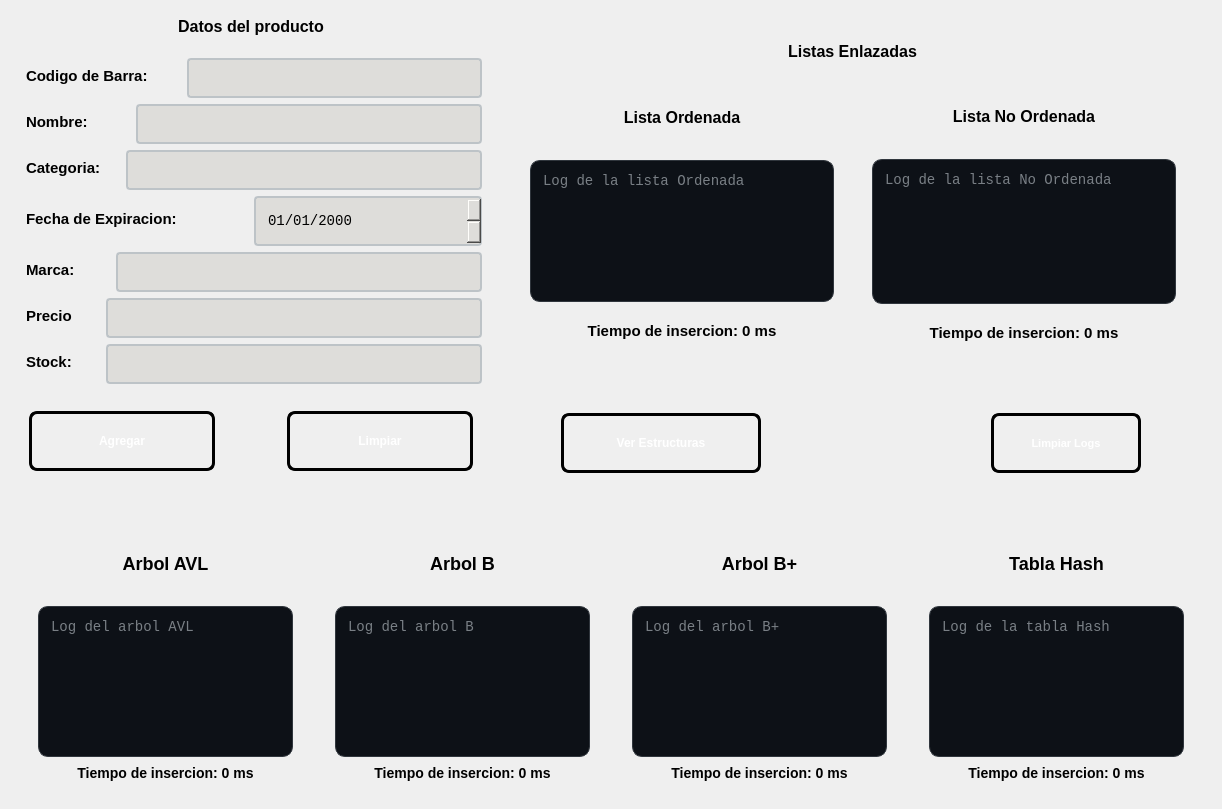
<?xml version="1.0" encoding="UTF-8"?>
<ui version="4.0">
 <class>PantallaAgregar</class>
 <widget class="QWidget" name="PantallaAgregar">
  <property name="geometry">
   <rect>
    <x>0</x>
    <y>0</y>
    <width>1222</width>
    <height>809</height>
   </rect>
  </property>
  <property name="windowTitle">
   <string>Form</string>
  </property>
  <layout class="QVBoxLayout" name="verticalLayout_2">
   <item>
    <layout class="QHBoxLayout" name="horizontalLayout">
     <property name="spacing">
      <number>3</number>
     </property>
     <item>
      <layout class="QVBoxLayout" name="verticalLayout">
       <item>
        <widget class="QLabel" name="labelEntrada">
         <property name="minimumSize">
          <size>
           <width>480</width>
           <height>35</height>
          </size>
         </property>
         <property name="maximumSize">
          <size>
           <width>450</width>
           <height>35</height>
          </size>
         </property>
         <property name="styleSheet">
          <string notr="true">QLabel#labelEntrada {        
 
    color: qlineargradient(x1:0, y1:0, x2:1, y2:1, 
	stop:0 rgb(0, 0, 0), 
	stop:1 rgb(77, 5, 57));

  	 font-size: 16px;
    font-weight: bold;
    font-family: &quot;Segoe UI&quot;, Arial;
    
    background: transparent;
    padding: 2px;
    margin-bottom: 5px;
}

</string>
         </property>
         <property name="text">
          <string>Datos del producto</string>
         </property>
         <property name="alignment">
          <set>Qt::AlignmentFlag::AlignCenter</set>
         </property>
        </widget>
       </item>
       <item>
        <widget class="QWidget" name="widget_16" native="true">
         <property name="minimumSize">
          <size>
           <width>480</width>
           <height>300</height>
          </size>
         </property>
         <property name="maximumSize">
          <size>
           <width>450</width>
           <height>16777215</height>
          </size>
         </property>
         <layout class="QVBoxLayout" name="verticalLayout_3">
          <item>
           <layout class="QHBoxLayout" name="horizontalLayout_3">
            <item>
             <widget class="QLabel" name="labelBarra">
              <property name="minimumSize">
               <size>
                <width>161</width>
                <height>40</height>
               </size>
              </property>
              <property name="styleSheet">
               <string notr="true">QLabel#labelBarra {        
 
    color: qlineargradient(x1:0, y1:0, x2:1, y2:1, 
	stop:0 rgb(0, 0, 0), 
	stop:1 rgb(8, 2, 48));

  	 font-size: 15px;
    font-weight: bold;
    font-family: &quot;Segoe UI&quot;, Arial;
    
    background: transparent;
    padding: 2px;
    margin-bottom: 5px;
}

</string>
              </property>
              <property name="text">
               <string>Codigo de Barra:</string>
              </property>
              <property name="alignment">
               <set>Qt::AlignmentFlag::AlignLeading|Qt::AlignmentFlag::AlignLeft|Qt::AlignmentFlag::AlignVCenter</set>
              </property>
             </widget>
            </item>
            <item>
             <widget class="QLineEdit" name="textBarra">
              <property name="minimumSize">
               <size>
                <width>150</width>
                <height>40</height>
               </size>
              </property>
              <property name="styleSheet">
               <string notr="true">QLineEdit#textBarra {
    border: 2px solid #bdc3c7;
    border-radius: 4px;
    padding: 5px 10px;
    background-color: rgb(222, 221, 218);
	font-size: 15px;
    color: black;
    selection-background-color: #3498db;
}

QLineEdit#textBarra:focus {
    border: 2px solid #3498db;
    background-color: #ffffff;
}

QLineEdit#textBarra:disabled {
    background-color: rgba(0, 0, 0, 50);
    color: rgba(255, 255, 255, 60);      
    border: 1px dashed rgba(255, 255, 255, 30); 
}</string>
              </property>
             </widget>
            </item>
           </layout>
          </item>
          <item>
           <layout class="QHBoxLayout" name="horizontalLayout_4">
            <item>
             <widget class="QLabel" name="labelNombre">
              <property name="minimumSize">
               <size>
                <width>110</width>
                <height>40</height>
               </size>
              </property>
              <property name="styleSheet">
               <string notr="true">QLabel#labelNombre {        
 
    color: qlineargradient(x1:0, y1:0, x2:1, y2:1, 
	stop:0 rgb(0, 0, 0), 
	stop:1 rgb(8, 2, 48));

  	 font-size: 15px;
    font-weight: bold;
    font-family: &quot;Segoe UI&quot;, Arial;
    
    background: transparent;
    padding: 2px;
    margin-bottom: 5px;
}

</string>
              </property>
              <property name="text">
               <string>Nombre:</string>
              </property>
              <property name="alignment">
               <set>Qt::AlignmentFlag::AlignLeading|Qt::AlignmentFlag::AlignLeft|Qt::AlignmentFlag::AlignVCenter</set>
              </property>
             </widget>
            </item>
            <item>
             <widget class="QLineEdit" name="textNombre">
              <property name="minimumSize">
               <size>
                <width>150</width>
                <height>40</height>
               </size>
              </property>
              <property name="styleSheet">
               <string notr="true">QLineEdit#textNombre {
    border: 2px solid #bdc3c7;
    border-radius: 4px;
    padding: 5px 10px;
    background-color: rgb(222, 221, 218);
	font-size: 15px;
    color: black;
    selection-background-color: #3498db;
}

QLineEdit#textNombre:focus {
    border: 2px solid #3498db;
    background-color: #ffffff;
}

QLineEdit#textNombre:disabled {
    background-color: rgba(0, 0, 0, 50);
    color: rgba(255, 255, 255, 60);      
    border: 1px dashed rgba(255, 255, 255, 30); 
}</string>
              </property>
             </widget>
            </item>
           </layout>
          </item>
          <item>
           <layout class="QHBoxLayout" name="horizontalLayout_5">
            <item>
             <widget class="QLabel" name="labelCategoria">
              <property name="minimumSize">
               <size>
                <width>100</width>
                <height>40</height>
               </size>
              </property>
              <property name="styleSheet">
               <string notr="true">QLabel#labelCategoria {        
 
    color: qlineargradient(x1:0, y1:0, x2:1, y2:1, 
	stop:0 rgb(0, 0, 0), 
	stop:1 rgb(8, 2, 48));

  	 font-size: 15px;
    font-weight: bold;
    font-family: &quot;Segoe UI&quot;, Arial;
    
    background: transparent;
    padding: 2px;
    margin-bottom: 5px;
}

</string>
              </property>
              <property name="text">
               <string>Categoria:</string>
              </property>
              <property name="alignment">
               <set>Qt::AlignmentFlag::AlignLeading|Qt::AlignmentFlag::AlignLeft|Qt::AlignmentFlag::AlignVCenter</set>
              </property>
             </widget>
            </item>
            <item>
             <widget class="QLineEdit" name="textCategoria">
              <property name="minimumSize">
               <size>
                <width>150</width>
                <height>40</height>
               </size>
              </property>
              <property name="styleSheet">
               <string notr="true">QLineEdit#textCategoria {
    border: 2px solid #bdc3c7;
    border-radius: 4px;
    padding: 5px 10px;
    background-color: rgb(222, 221, 218);
	font-size: 15px;
    color: black;
    selection-background-color: #3498db;
}

QLineEdit#textCategoria:focus {
    border: 2px solid #3498db;
    background-color: #ffffff;
}

QLineEdit#textCategoria:disabled {
    background-color: rgba(0, 0, 0, 50);
    color: rgba(255, 255, 255, 60);      
    border: 1px dashed rgba(255, 255, 255, 30); 
}</string>
              </property>
             </widget>
            </item>
           </layout>
          </item>
          <item>
           <layout class="QHBoxLayout" name="horizontalLayout_6">
            <item>
             <widget class="QLabel" name="labelFechaExpiracion">
              <property name="minimumSize">
               <size>
                <width>200</width>
                <height>40</height>
               </size>
              </property>
              <property name="styleSheet">
               <string notr="true">QLabel#labelFechaExpiracion {        
 
    color: qlineargradient(x1:0, y1:0, x2:1, y2:1, 
	stop:0 rgb(0, 0, 0), 
	stop:1 rgb(8, 2, 48));

  	 font-size: 15px;
    font-weight: bold;
    font-family: &quot;Segoe UI&quot;, Arial;
    
    background: transparent;
    padding: 2px;
    margin-bottom: 5px;
}

</string>
              </property>
              <property name="text">
               <string>Fecha de Expiracion:</string>
              </property>
              <property name="alignment">
               <set>Qt::AlignmentFlag::AlignLeading|Qt::AlignmentFlag::AlignLeft|Qt::AlignmentFlag::AlignVCenter</set>
              </property>
             </widget>
            </item>
            <item>
             <widget class="QDateEdit" name="dateExpiracion">
              <property name="minimumSize">
               <size>
                <width>0</width>
                <height>50</height>
               </size>
              </property>
              <property name="styleSheet">
               <string notr="true">QDateEdit {
    border: 2px solid #bdc3c7;
    border-radius: 4px;
    padding: 5px 10px;
    background-color: rgb(222, 221, 218);
    color: rgb(0, 0, 0);
	font-size: 14px;
    font-family: Consolas, monospace;
}

QDateEdit::drop-down {
    subcontrol-origin: padding;
    subcontrol-position: top right;
    width: 20px;
    border-left: 1px solid #30363D;
}

QDateEdit::down-arrow {
    image: url(:/qt-project.org/styles/commonstyle/images/arrowdown-16.png);
}

QDateEdit:hover {
    border: 1px solid #58A6FF;
}

QDateEdit:focus {
    border: 1px solid #1F6FEB;
}


QCalendarWidget {
    background-color: #0D1117;
    color: #E6EDF3;
    border: 1px solid #30363D;
}

QCalendarWidget QToolButton {
    background-color: #161B22;
    color: #E6EDF3;
    border: none;
    margin: 2px;
}

QCalendarWidget QMenu {
    background-color: #161B22;
    color: #E6EDF3;
}

QCalendarWidget QSpinBox {
    background-color: #161B22;
    color: #E6EDF3;
    border: 1px solid #30363D;
}

QCalendarWidget QWidget#qt_calendar_navigationbar {
    background-color: #161B22;
}</string>
              </property>
              <property name="displayFormat">
               <string>dd/MM/yyyy</string>
              </property>
             </widget>
            </item>
           </layout>
          </item>
          <item>
           <layout class="QHBoxLayout" name="horizontalLayout_7">
            <item>
             <widget class="QLabel" name="labelMarca">
              <property name="minimumSize">
               <size>
                <width>90</width>
                <height>40</height>
               </size>
              </property>
              <property name="styleSheet">
               <string notr="true">QLabel#labelMarca {        
 
    color: qlineargradient(x1:0, y1:0, x2:1, y2:1, 
	stop:0 rgb(0, 0, 0), 
	stop:1 rgb(8, 2, 48));

  	 font-size: 15px;
    font-weight: bold;
    font-family: &quot;Segoe UI&quot;, Arial;
    
    background: transparent;
    padding: 2px;
    margin-bottom: 5px;
}

</string>
              </property>
              <property name="text">
               <string>Marca:</string>
              </property>
              <property name="alignment">
               <set>Qt::AlignmentFlag::AlignLeading|Qt::AlignmentFlag::AlignLeft|Qt::AlignmentFlag::AlignVCenter</set>
              </property>
             </widget>
            </item>
            <item>
             <widget class="QLineEdit" name="textMarca">
              <property name="minimumSize">
               <size>
                <width>150</width>
                <height>40</height>
               </size>
              </property>
              <property name="styleSheet">
               <string notr="true">QLineEdit#textMarca {
    border: 2px solid #bdc3c7;
    border-radius: 4px;
    padding: 5px 10px;
    background-color: rgb(222, 221, 218);
	font-size: 15px;
    color: black;
    selection-background-color: #3498db;
}

QLineEdit#textBarra:focus {
    border: 2px solid #3498db;
    background-color: #ffffff;
}

QLineEdit#textBarra:disabled {
    background-color: rgba(0, 0, 0, 50);
    color: rgba(255, 255, 255, 60);      
    border: 1px dashed rgba(255, 255, 255, 30); 
}</string>
              </property>
             </widget>
            </item>
           </layout>
          </item>
          <item>
           <layout class="QHBoxLayout" name="horizontalLayout_12">
            <item>
             <widget class="QLabel" name="labelPrecio">
              <property name="minimumSize">
               <size>
                <width>80</width>
                <height>40</height>
               </size>
              </property>
              <property name="styleSheet">
               <string notr="true">QLabel#labelPrecio {        
 
    color: qlineargradient(x1:0, y1:0, x2:1, y2:1, 
	stop:0 rgb(0, 0, 0), 
	stop:1 rgb(8, 2, 48));

  	 font-size: 15px;
    font-weight: bold;
    font-family: &quot;Segoe UI&quot;, Arial;
    
    background: transparent;
    padding: 2px;
    margin-bottom: 5px;
}

</string>
              </property>
              <property name="text">
               <string>Precio</string>
              </property>
              <property name="alignment">
               <set>Qt::AlignmentFlag::AlignLeading|Qt::AlignmentFlag::AlignLeft|Qt::AlignmentFlag::AlignVCenter</set>
              </property>
             </widget>
            </item>
            <item>
             <widget class="QLineEdit" name="textPrecio">
              <property name="minimumSize">
               <size>
                <width>150</width>
                <height>40</height>
               </size>
              </property>
              <property name="styleSheet">
               <string notr="true">QLineEdit#textPrecio {
    border: 2px solid #bdc3c7;
    border-radius: 4px;
    padding: 5px 10px;
    background-color: rgb(222, 221, 218);
	font-size: 15px;
    color: black;
    selection-background-color: #3498db;
}

QLineEdit#textPrecio:focus {
    border: 2px solid #3498db;
    background-color: #ffffff;
}

QLineEdit#textPrecio:disabled {
    background-color: rgba(0, 0, 0, 50);
    color: rgba(255, 255, 255, 60);      
    border: 1px dashed rgba(255, 255, 255, 30); 
}</string>
              </property>
             </widget>
            </item>
           </layout>
          </item>
          <item>
           <layout class="QHBoxLayout" name="horizontalLayout_8">
            <item>
             <widget class="QLabel" name="labelStock">
              <property name="minimumSize">
               <size>
                <width>80</width>
                <height>40</height>
               </size>
              </property>
              <property name="styleSheet">
               <string notr="true">QLabel#labelStock {        
 
    color: qlineargradient(x1:0, y1:0, x2:1, y2:1, 
	stop:0 rgb(0, 0, 0), 
	stop:1 rgb(8, 2, 48));

  	 font-size: 15px;
    font-weight: bold;
    font-family: &quot;Segoe UI&quot;, Arial;
    
    background: transparent;
    padding: 2px;
    margin-bottom: 5px;
}

</string>
              </property>
              <property name="text">
               <string>Stock:</string>
              </property>
              <property name="alignment">
               <set>Qt::AlignmentFlag::AlignLeading|Qt::AlignmentFlag::AlignLeft|Qt::AlignmentFlag::AlignVCenter</set>
              </property>
             </widget>
            </item>
            <item>
             <widget class="QLineEdit" name="textStock">
              <property name="minimumSize">
               <size>
                <width>150</width>
                <height>40</height>
               </size>
              </property>
              <property name="styleSheet">
               <string notr="true">QLineEdit#textStock {
    border: 2px solid #bdc3c7;
    border-radius: 4px;
    padding: 5px 10px;
    background-color: rgb(222, 221, 218);
	font-size: 15px;
    color: black;
    selection-background-color: #3498db;
}

QLineEdit#textStock:focus {
    border: 2px solid #3498db;
    background-color: #ffffff;
}

QLineEdit#textStock:disabled {
    background-color: rgba(0, 0, 0, 50);
    color: rgba(255, 255, 255, 60);      
    border: 1px dashed rgba(255, 255, 255, 30); 
}</string>
              </property>
             </widget>
            </item>
           </layout>
          </item>
          <item>
           <widget class="QWidget" name="widget_2" native="true">
            <property name="minimumSize">
             <size>
              <width>260</width>
              <height>70</height>
             </size>
            </property>
            <layout class="QHBoxLayout" name="horizontalLayout_9">
             <item>
              <widget class="QPushButton" name="btnAgregar">
               <property name="minimumSize">
                <size>
                 <width>160</width>
                 <height>60</height>
                </size>
               </property>
               <property name="styleSheet">
                <string notr="true">QPushButton#btnAgregar {
    background-color: qlineargradient(spread:pad, x1:0, y1:0, x2:1, y2:1, 
                        stop:0 rgb(50, 143, 42), 
                        stop:1 rgb(255, 163, 72));
    
    border: 3px solid black;
    border-radius: 8px;
    
    color: white;
    font-family: &quot;Arial Black&quot;, Gadget, sans-serif;
    font-size: 12px;
    font-weight: bold;
    text-transform: uppercase;
    
    padding: 10px 25px;
}

QPushButton#btnAgregar:hover {
    background-color: qlineargradient(spread:pad, x1:0, y1:0, x2:1, y2:1, 
                        stop:0 rgba(41, 128, 185, 255), 
                        stop:1 rgba(142, 68, 173, 255));
    border-color: #f1c40f;
}


QPushButton#btnAgregar:pressed {
    background-color: #2c3e50;
    padding-top: 12px;
    padding-left: 27px;
}</string>
               </property>
               <property name="text">
                <string>Agregar</string>
               </property>
              </widget>
             </item>
             <item>
              <widget class="QWidget" name="widget_12" native="true">
               <property name="minimumSize">
                <size>
                 <width>60</width>
                 <height>0</height>
                </size>
               </property>
               <property name="maximumSize">
                <size>
                 <width>60</width>
                 <height>16777215</height>
                </size>
               </property>
              </widget>
             </item>
             <item>
              <widget class="QPushButton" name="btnLimpiar">
               <property name="minimumSize">
                <size>
                 <width>160</width>
                 <height>60</height>
                </size>
               </property>
               <property name="styleSheet">
                <string notr="true">QPushButton#btnLimpiar {
    background-color: qlineargradient(spread:pad, x1:0, y1:0, x2:1, y2:1, 
                        stop:0 rgb(198, 70, 0), 
                        stop:1 rgb(192, 97, 203));
    
    border: 3px solid black;
    border-radius: 8px;
    
    color: white;
    font-family: &quot;Arial Black&quot;, Gadget, sans-serif;
    font-size: 12px;
    font-weight: bold;
    text-transform: uppercase;
    
    padding: 10px 25px;
}

QPushButton#btnLimpiar:hover {
    background-color: qlineargradient(spread:pad, x1:0, y1:0, x2:1, y2:1, 
                        stop:0 rgba(41, 128, 185, 255), 
                        stop:1 rgba(142, 68, 173, 255));
    border-color: #f1c40f;
}


QPushButton#btnLimpiar:pressed {
    background-color: #2c3e50;
    padding-top: 12px;
    padding-left: 27px;
}</string>
               </property>
               <property name="text">
                <string>Limpiar</string>
               </property>
              </widget>
             </item>
            </layout>
           </widget>
          </item>
         </layout>
        </widget>
       </item>
      </layout>
     </item>
     <item>
      <widget class="QWidget" name="widget_3" native="true">
       <property name="minimumSize">
        <size>
         <width>715</width>
         <height>480</height>
        </size>
       </property>
       <property name="maximumSize">
        <size>
         <width>16777215</width>
         <height>500</height>
        </size>
       </property>
       <layout class="QVBoxLayout" name="verticalLayout_8">
        <item>
         <widget class="QWidget" name="widget_4" native="true">
          <property name="minimumSize">
           <size>
            <width>300</width>
            <height>0</height>
           </size>
          </property>
          <property name="maximumSize">
           <size>
            <width>16777215</width>
            <height>400</height>
           </size>
          </property>
          <layout class="QVBoxLayout" name="verticalLayout_12">
           <item>
            <widget class="QLabel" name="labelListas">
             <property name="minimumSize">
              <size>
               <width>150</width>
               <height>50</height>
              </size>
             </property>
             <property name="styleSheet">
              <string notr="true">QLabel#labelListas {        
 
    color: qlineargradient(x1:0, y1:0, x2:1, y2:1, 
	stop:0 rgb(0, 0, 0), 
	stop:1 rgb(77, 5, 57));

  	 font-size: 16px;
    font-weight: bold;
    font-family: &quot;Segoe UI&quot;, Arial;
    
    background: transparent;
    padding: 2px;
    margin-bottom: 5px;
}

</string>
             </property>
             <property name="text">
              <string>Listas Enlazadas</string>
             </property>
             <property name="alignment">
              <set>Qt::AlignmentFlag::AlignCenter</set>
             </property>
            </widget>
           </item>
           <item>
            <layout class="QHBoxLayout" name="horizontalLayout_11">
             <property name="spacing">
              <number>2</number>
             </property>
             <item>
              <widget class="QWidget" name="widget_7" native="true">
               <property name="minimumSize">
                <size>
                 <width>340</width>
                 <height>290</height>
                </size>
               </property>
               <property name="maximumSize">
                <size>
                 <width>304</width>
                 <height>290</height>
                </size>
               </property>
               <layout class="QVBoxLayout" name="verticalLayout_11">
                <item>
                 <widget class="QLabel" name="labelListaOrdenada">
                  <property name="minimumSize">
                   <size>
                    <width>150</width>
                    <height>50</height>
                   </size>
                  </property>
                  <property name="styleSheet">
                   <string notr="true">QLabel#labelListaOrdenada {        
 
    color: qlineargradient(x1:0, y1:0, x2:1, y2:1, 
	stop:0 rgb(0, 0, 0), 
	stop:1 rgb(77, 5, 57));

  	 font-size: 16px;
    font-weight: bold;
    font-family: &quot;Segoe UI&quot;, Arial;
    
    background: transparent;
    padding: 2px;
    margin-bottom: 5px;
}

</string>
                  </property>
                  <property name="text">
                   <string>Lista Ordenada</string>
                  </property>
                  <property name="alignment">
                   <set>Qt::AlignmentFlag::AlignCenter</set>
                  </property>
                 </widget>
                </item>
                <item>
                 <widget class="QWidget" name="widget_5" native="true">
                  <property name="minimumSize">
                   <size>
                    <width>250</width>
                    <height>200</height>
                   </size>
                  </property>
                  <layout class="QVBoxLayout" name="verticalLayout_9">
                   <item>
                    <widget class="QTextEdit" name="textEditListOrdenada">
                     <property name="minimumSize">
                      <size>
                       <width>260</width>
                       <height>100</height>
                      </size>
                     </property>
                     <property name="styleSheet">
                      <string notr="true">QTextEdit#textEditListOrdenada{
    background-color: #0D1117;   
    color: #E6EDF3;               
    border: 1px solid #30363D;     
    border-radius: 10px;          
    padding: 8px;
    font-family: Consolas, monospace;
    font-size: 14px;
}</string>
                     </property>
                     <property name="placeholderText">
                      <string>Log de la lista Ordenada</string>
                     </property>
                    </widget>
                   </item>
                   <item>
                    <widget class="QLabel" name="labelTiempoListOrdenada">
                     <property name="minimumSize">
                      <size>
                       <width>250</width>
                       <height>50</height>
                      </size>
                     </property>
                     <property name="styleSheet">
                      <string notr="true">QLabel#labelTiempoListOrdenada {        
 
    color: qlineargradient(x1:0, y1:0, x2:1, y2:1, 
	stop:0 rgb(0, 0, 0), 
	stop:1 rgb(8, 2, 48));

  	 font-size: 15px;
    font-weight: bold;
    font-family: &quot;Segoe UI&quot;, Arial;
    
    background: transparent;
    padding: 2px;
    margin-bottom: 5px;
}

</string>
                     </property>
                     <property name="text">
                      <string>Tiempo de insercion: 0 ms</string>
                     </property>
                     <property name="alignment">
                      <set>Qt::AlignmentFlag::AlignCenter</set>
                     </property>
                    </widget>
                   </item>
                  </layout>
                 </widget>
                </item>
               </layout>
              </widget>
             </item>
             <item>
              <widget class="QWidget" name="widget_8" native="true">
               <property name="minimumSize">
                <size>
                 <width>340</width>
                 <height>290</height>
                </size>
               </property>
               <property name="maximumSize">
                <size>
                 <width>340</width>
                 <height>300</height>
                </size>
               </property>
               <layout class="QVBoxLayout" name="verticalLayout_4">
                <item>
                 <widget class="QLabel" name="labelListaNoOrdenada">
                  <property name="minimumSize">
                   <size>
                    <width>150</width>
                    <height>50</height>
                   </size>
                  </property>
                  <property name="styleSheet">
                   <string notr="true">QLabel#labelListaNoOrdenada {        
 
    color: qlineargradient(x1:0, y1:0, x2:1, y2:1, 
	stop:0 rgb(0, 0, 0), 
	stop:1 rgb(77, 5, 57));

  	 font-size: 16px;
    font-weight: bold;
    font-family: &quot;Segoe UI&quot;, Arial;
    
    background: transparent;
    padding: 2px;
    margin-bottom: 5px;
}

</string>
                  </property>
                  <property name="text">
                   <string>Lista No Ordenada</string>
                  </property>
                  <property name="alignment">
                   <set>Qt::AlignmentFlag::AlignCenter</set>
                  </property>
                 </widget>
                </item>
                <item>
                 <widget class="QWidget" name="widget_14" native="true">
                  <property name="minimumSize">
                   <size>
                    <width>250</width>
                    <height>200</height>
                   </size>
                  </property>
                  <layout class="QVBoxLayout" name="verticalLayout_10">
                   <item>
                    <widget class="QTextEdit" name="textEditListNoOrdenada">
                     <property name="minimumSize">
                      <size>
                       <width>260</width>
                       <height>100</height>
                      </size>
                     </property>
                     <property name="styleSheet">
                      <string notr="true">QTextEdit#textEditListNoOrdenada{
    background-color: #0D1117;   
    color: #E6EDF3;               
    border: 1px solid #30363D;     
    border-radius: 10px;          
    padding: 8px;
    font-family: Consolas, monospace;
    font-size: 14px;
}</string>
                     </property>
                     <property name="placeholderText">
                      <string>Log de la lista No Ordenada</string>
                     </property>
                    </widget>
                   </item>
                   <item>
                    <widget class="QLabel" name="labelTiempoListNoOrdenada">
                     <property name="minimumSize">
                      <size>
                       <width>250</width>
                       <height>50</height>
                      </size>
                     </property>
                     <property name="styleSheet">
                      <string notr="true">QLabel#labelTiempoListNoOrdenada {        
 
    color: qlineargradient(x1:0, y1:0, x2:1, y2:1, 
	stop:0 rgb(0, 0, 0), 
	stop:1 rgb(8, 2, 48));

  	 font-size: 15px;
    font-weight: bold;
    font-family: &quot;Segoe UI&quot;, Arial;
    
    background: transparent;
    padding: 2px;
    margin-bottom: 5px;
}

</string>
                     </property>
                     <property name="text">
                      <string>Tiempo de insercion: 0 ms</string>
                     </property>
                     <property name="alignment">
                      <set>Qt::AlignmentFlag::AlignCenter</set>
                     </property>
                    </widget>
                   </item>
                  </layout>
                 </widget>
                </item>
               </layout>
              </widget>
             </item>
            </layout>
           </item>
          </layout>
         </widget>
        </item>
        <item>
         <widget class="QWidget" name="widget_6" native="true">
          <property name="minimumSize">
           <size>
            <width>0</width>
            <height>100</height>
           </size>
          </property>
          <property name="maximumSize">
           <size>
            <width>16777215</width>
            <height>100</height>
           </size>
          </property>
          <layout class="QHBoxLayout" name="horizontalLayout_10">
           <item>
            <widget class="QPushButton" name="btnVerArboles">
             <property name="minimumSize">
              <size>
               <width>200</width>
               <height>60</height>
              </size>
             </property>
             <property name="maximumSize">
              <size>
               <width>200</width>
               <height>16777215</height>
              </size>
             </property>
             <property name="styleSheet">
              <string notr="true">QPushButton#btnVerArboles {
    background-color: qlineargradient(spread:pad, x1:0, y1:0, x2:1, y2:1, 
                        stop:0 rgb(8, 2, 48), 
                        stop:1 rgb(255, 163, 72));
    
    border: 3px solid black;
    border-radius: 8px;
    
    color: white;
    font-family: &quot;Arial Black&quot;, Gadget, sans-serif;
    font-size: 12px;
    font-weight: bold;
    text-transform: uppercase;
    
    padding: 10px 25px;
}

QPushButton#btnVerArboles:hover {
    background-color: qlineargradient(spread:pad, x1:0, y1:0, x2:1, y2:1, 
                        stop:0 rgba(41, 128, 185, 255), 
                        stop:1 rgba(142, 68, 173, 255));
    border-color: #f1c40f;
}


QPushButton#btnVerArboles:pressed {
    background-color: #2c3e50;
    padding-top: 12px;
    padding-left: 27px;
}</string>
             </property>
             <property name="text">
              <string>Ver Estructuras</string>
             </property>
            </widget>
           </item>
           <item>
            <widget class="QWidget" name="widget_13" native="true">
             <property name="minimumSize">
              <size>
               <width>120</width>
               <height>0</height>
              </size>
             </property>
             <property name="maximumSize">
              <size>
               <width>60</width>
               <height>16777215</height>
              </size>
             </property>
            </widget>
           </item>
           <item>
            <widget class="QPushButton" name="btnLimpiarLogs">
             <property name="minimumSize">
              <size>
               <width>150</width>
               <height>60</height>
              </size>
             </property>
             <property name="maximumSize">
              <size>
               <width>150</width>
               <height>16777215</height>
              </size>
             </property>
             <property name="styleSheet">
              <string notr="true">QPushButton#btnLimpiarLogs {
    background-color: qlineargradient(spread:pad, x1:0, y1:0, x2:1, y2:1, 
                        stop:0 rgb(77, 5, 57), 
                        stop:1 rgb(38, 162, 105));
    
    border: 3px solid black;
    border-radius: 8px;
    
    color: white;
    font-family: &quot;Arial Black&quot;, Gadget, sans-serif;
    font-size: 11px;
    font-weight: bold;
    text-transform: uppercase;
    
    padding: 10px 25px;
}

QPushButton#btnLimpiarLogs:hover {
    background-color: qlineargradient(spread:pad, x1:0, y1:0, x2:1, y2:1, 
                        stop:0 rgba(41, 128, 185, 255), 
                        stop:1 rgba(142, 68, 173, 255));
    border-color: #f1c40f;
}


QPushButton#btnLimpiarLogs:pressed {
    background-color: #2c3e50;
    padding-top: 12px;
    padding-left: 27px;
}</string>
             </property>
             <property name="text">
              <string>Limpiar Logs</string>
             </property>
            </widget>
           </item>
          </layout>
         </widget>
        </item>
       </layout>
      </widget>
     </item>
    </layout>
   </item>
   <item>
    <widget class="QWidget" name="widget" native="true">
     <property name="minimumSize">
      <size>
       <width>450</width>
       <height>290</height>
      </size>
     </property>
     <property name="maximumSize">
      <size>
       <width>16777215</width>
       <height>260</height>
      </size>
     </property>
     <property name="styleSheet">
      <string notr="true"/>
     </property>
     <layout class="QHBoxLayout" name="horizontalLayout_2">
      <item>
       <widget class="QWidget" name="widget_content_2" native="true">
        <layout class="QVBoxLayout" name="verticalLayout_6">
         <item>
          <widget class="QLabel" name="labelArbolAvl">
           <property name="minimumSize">
            <size>
             <width>150</width>
             <height>50</height>
            </size>
           </property>
           <property name="maximumSize">
            <size>
             <width>16777215</width>
             <height>50</height>
            </size>
           </property>
           <property name="styleSheet">
            <string notr="true">QLabel#labelArbolAvl {        
 
    color: qlineargradient(x1:0, y1:0, x2:1, y2:1, 
	stop:0 rgb(0, 0, 0), 
	stop:1 rgb(77, 5, 57));

  	 font-size: 18px;
    font-weight: bold;
    font-family: &quot;Segoe UI&quot;, Arial;
    
    background: transparent;
    padding: 2px;
    margin-bottom: 5px;
}

</string>
           </property>
           <property name="text">
            <string>Arbol AVL</string>
           </property>
           <property name="alignment">
            <set>Qt::AlignmentFlag::AlignCenter</set>
           </property>
          </widget>
         </item>
         <item>
          <widget class="QWidget" name="widget_9" native="true">
           <property name="minimumSize">
            <size>
             <width>0</width>
             <height>200</height>
            </size>
           </property>
           <property name="maximumSize">
            <size>
             <width>16777215</width>
             <height>250</height>
            </size>
           </property>
           <layout class="QVBoxLayout" name="verticalLayout_13">
            <item>
             <widget class="QTextEdit" name="textArbolAvl">
              <property name="styleSheet">
               <string notr="true">QTextEdit#textArbolAvl{
    background-color: #0D1117;   
    color: #E6EDF3;               
    border: 1px solid #30363D;     
    border-radius: 10px;          
    padding: 8px;
    font-family: Consolas, monospace;
    font-size: 14px;
}</string>
              </property>
              <property name="placeholderText">
               <string>Log del arbol AVL</string>
              </property>
             </widget>
            </item>
            <item>
             <widget class="QLabel" name="labelTiempoAvl">
              <property name="styleSheet">
               <string notr="true">QLabel#labelTiempoAvl {        
 
    color: qlineargradient(x1:0, y1:0, x2:1, y2:1, 
	stop:0 rgb(0, 0, 0), 
	stop:1 rgb(8, 2, 48));

	 font-size: 14px;
    font-weight: bold;
    font-family: &quot;Segoe UI&quot;, Arial;
    
    background: transparent;
    padding: 2px;
    margin-bottom: 5px;
}

</string>
              </property>
              <property name="text">
               <string>Tiempo de insercion: 0 ms</string>
              </property>
              <property name="alignment">
               <set>Qt::AlignmentFlag::AlignCenter</set>
              </property>
             </widget>
            </item>
           </layout>
          </widget>
         </item>
        </layout>
       </widget>
      </item>
      <item>
       <widget class="QWidget" name="widget_content_3" native="true">
        <layout class="QVBoxLayout" name="verticalLayout_5">
         <item>
          <widget class="QLabel" name="labelArbolB">
           <property name="minimumSize">
            <size>
             <width>150</width>
             <height>50</height>
            </size>
           </property>
           <property name="maximumSize">
            <size>
             <width>16777215</width>
             <height>50</height>
            </size>
           </property>
           <property name="styleSheet">
            <string notr="true">QLabel#labelArbolB {        
 
    color: qlineargradient(x1:0, y1:0, x2:1, y2:1, 
	stop:0 rgb(0, 0, 0), 
	stop:1 rgb(77, 5, 57));

  	 font-size: 18px;
    font-weight: bold;
    font-family: &quot;Segoe UI&quot;, Arial;
    
    background: transparent;
    padding: 2px;
    margin-bottom: 5px;
}

</string>
           </property>
           <property name="text">
            <string>Arbol B</string>
           </property>
           <property name="alignment">
            <set>Qt::AlignmentFlag::AlignCenter</set>
           </property>
          </widget>
         </item>
         <item>
          <widget class="QWidget" name="widget_10" native="true">
           <property name="minimumSize">
            <size>
             <width>0</width>
             <height>200</height>
            </size>
           </property>
           <property name="maximumSize">
            <size>
             <width>16777215</width>
             <height>250</height>
            </size>
           </property>
           <layout class="QVBoxLayout" name="verticalLayout_14">
            <item>
             <widget class="QTextEdit" name="textArbolB">
              <property name="styleSheet">
               <string notr="true">QTextEdit#textArbolB{
    background-color: #0D1117;   
    color: #E6EDF3;               
    border: 1px solid #30363D;     
    border-radius: 10px;          
    padding: 8px;
    font-family: Consolas, monospace;
    font-size: 14px;
}</string>
              </property>
              <property name="placeholderText">
               <string>Log del arbol B</string>
              </property>
             </widget>
            </item>
            <item>
             <widget class="QLabel" name="labelTiempoB">
              <property name="styleSheet">
               <string notr="true">QLabel#labelTiempoB {        
 
    color: qlineargradient(x1:0, y1:0, x2:1, y2:1, 
	stop:0 rgb(0, 0, 0), 
	stop:1 rgb(8, 2, 48));

 	 font-size: 14px;
    font-weight: bold;
    font-family: &quot;Segoe UI&quot;, Arial;
    
    background: transparent;
    padding: 2px;
    margin-bottom: 5px;
}

</string>
              </property>
              <property name="text">
               <string>Tiempo de insercion: 0 ms</string>
              </property>
              <property name="alignment">
               <set>Qt::AlignmentFlag::AlignCenter</set>
              </property>
             </widget>
            </item>
           </layout>
          </widget>
         </item>
        </layout>
       </widget>
      </item>
      <item>
       <widget class="QWidget" name="widget_content_4" native="true">
        <layout class="QVBoxLayout" name="verticalLayout_7">
         <item>
          <widget class="QLabel" name="labelArbolBMas">
           <property name="minimumSize">
            <size>
             <width>150</width>
             <height>50</height>
            </size>
           </property>
           <property name="maximumSize">
            <size>
             <width>16777215</width>
             <height>50</height>
            </size>
           </property>
           <property name="styleSheet">
            <string notr="true">QLabel#labelArbolBMas {        
 
    color: qlineargradient(x1:0, y1:0, x2:1, y2:1, 
	stop:0 rgb(0, 0, 0), 
	stop:1 rgb(77, 5, 57));

  	 font-size: 18px;
    font-weight: bold;
    font-family: &quot;Segoe UI&quot;, Arial;
    
    background: transparent;
    padding: 2px;
    margin-bottom: 5px;
}

</string>
           </property>
           <property name="text">
            <string>Arbol B+</string>
           </property>
           <property name="alignment">
            <set>Qt::AlignmentFlag::AlignCenter</set>
           </property>
          </widget>
         </item>
         <item>
          <widget class="QWidget" name="widget_11" native="true">
           <property name="minimumSize">
            <size>
             <width>0</width>
             <height>200</height>
            </size>
           </property>
           <property name="maximumSize">
            <size>
             <width>16777215</width>
             <height>250</height>
            </size>
           </property>
           <layout class="QVBoxLayout" name="verticalLayout_15">
            <item>
             <widget class="QTextEdit" name="textArbolBMas">
              <property name="styleSheet">
               <string notr="true">QTextEdit#textArbolBMas{
    background-color: #0D1117;   
    color: #E6EDF3;               
    border: 1px solid #30363D;     
    border-radius: 10px;          
    padding: 8px;
    font-family: Consolas, monospace;
    font-size: 14px;
}</string>
              </property>
              <property name="placeholderText">
               <string>Log del arbol B+</string>
              </property>
             </widget>
            </item>
            <item>
             <widget class="QLabel" name="labelTiempoBMas">
              <property name="styleSheet">
               <string notr="true">QLabel#labelTiempoBMas {        
 
    color: qlineargradient(x1:0, y1:0, x2:1, y2:1, 
	stop:0 rgb(0, 0, 0), 
	stop:1 rgb(8, 2, 48));

  	 font-size: 14px;
    font-weight: bold;
    font-family: &quot;Segoe UI&quot;, Arial;
    
    background: transparent;
    padding: 2px;
    margin-bottom: 5px;
}

</string>
              </property>
              <property name="text">
               <string>Tiempo de insercion: 0 ms</string>
              </property>
              <property name="alignment">
               <set>Qt::AlignmentFlag::AlignCenter</set>
              </property>
             </widget>
            </item>
           </layout>
          </widget>
         </item>
        </layout>
       </widget>
      </item>
      <item>
       <widget class="QWidget" name="widget_content_5" native="true">
        <layout class="QVBoxLayout" name="verticalLayout_16">
         <item>
          <widget class="QLabel" name="labelTablaHash">
           <property name="minimumSize">
            <size>
             <width>150</width>
             <height>50</height>
            </size>
           </property>
           <property name="maximumSize">
            <size>
             <width>16777215</width>
             <height>50</height>
            </size>
           </property>
           <property name="styleSheet">
            <string notr="true">QLabel#labelTablaHash {        
 
    color: qlineargradient(x1:0, y1:0, x2:1, y2:1, 
	stop:0 rgb(0, 0, 0), 
	stop:1 rgb(77, 5, 57));

  	 font-size: 18px;
    font-weight: bold;
    font-family: &quot;Segoe UI&quot;, Arial;
    
    background: transparent;
    padding: 2px;
    margin-bottom: 5px;
}

</string>
           </property>
           <property name="text">
            <string>Tabla Hash</string>
           </property>
           <property name="alignment">
            <set>Qt::AlignmentFlag::AlignCenter</set>
           </property>
          </widget>
         </item>
         <item>
          <widget class="QWidget" name="widget_15" native="true">
           <property name="minimumSize">
            <size>
             <width>0</width>
             <height>200</height>
            </size>
           </property>
           <property name="maximumSize">
            <size>
             <width>16777215</width>
             <height>250</height>
            </size>
           </property>
           <layout class="QVBoxLayout" name="verticalLayout_17">
            <item>
             <widget class="QTextEdit" name="textTablaHash">
              <property name="styleSheet">
               <string notr="true">QTextEdit#textTablaHash{
    background-color: #0D1117;   
    color: #E6EDF3;               
    border: 1px solid #30363D;     
    border-radius: 10px;          
    padding: 8px;
    font-family: Consolas, monospace;
    font-size: 14px;
}</string>
              </property>
              <property name="placeholderText">
               <string>Log de la tabla Hash</string>
              </property>
             </widget>
            </item>
            <item>
             <widget class="QLabel" name="labelTiempoHash">
              <property name="styleSheet">
               <string notr="true">QLabel#labelTiempoHash {        
 
    color: qlineargradient(x1:0, y1:0, x2:1, y2:1, 
	stop:0 rgb(0, 0, 0), 
	stop:1 rgb(8, 2, 48));

	 font-size: 14px;
    font-weight: bold;
    font-family: &quot;Segoe UI&quot;, Arial;
    
    background: transparent;
    padding: 2px;
    margin-bottom: 5px;
}

</string>
              </property>
              <property name="text">
               <string>Tiempo de insercion: 0 ms</string>
              </property>
              <property name="alignment">
               <set>Qt::AlignmentFlag::AlignCenter</set>
              </property>
             </widget>
            </item>
           </layout>
          </widget>
         </item>
        </layout>
       </widget>
      </item>
     </layout>
    </widget>
   </item>
  </layout>
 </widget>
 <resources/>
 <connections/>
</ui>
